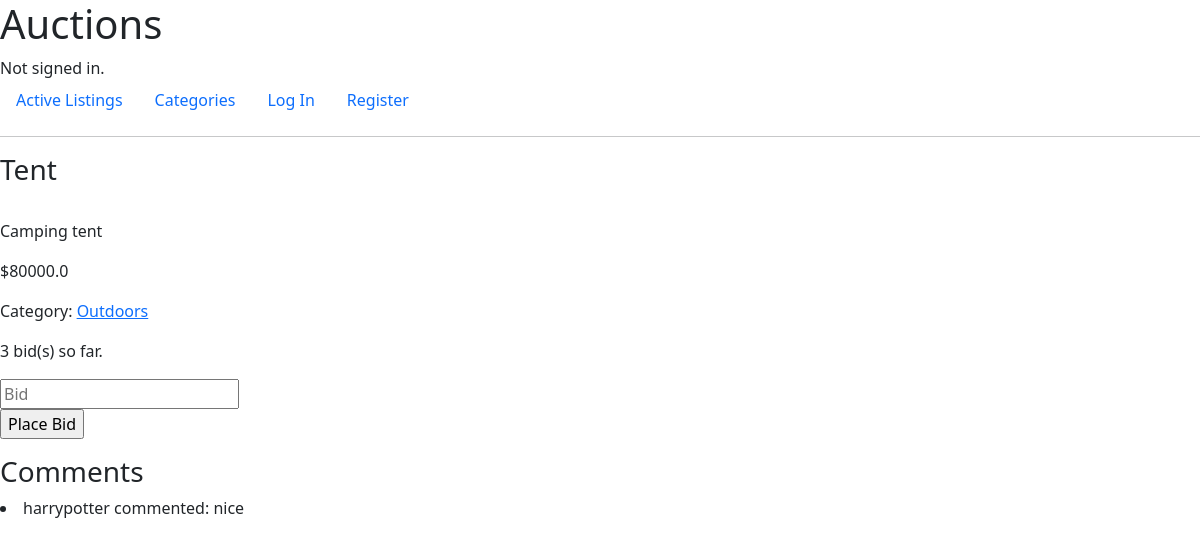
Screenshot of /listing/21 with the database file from the repository.
### auctions/models.py (models this page shows, shortened)
class AuctionListing(models.Model):
    user = models.ForeignKey(User, on_delete=models.CASCADE)
    title = models.CharField(max_length=64)
    description = models.CharField(max_length=255)
    starting_bid = models.FloatField()
    imageUrl = models.CharField(null=True, blank=True, max_length=500)
    date = models.DateTimeField(auto_now_add=True)
    watchlist = models.ManyToManyField(User, blank=True, related_name="watchlist")
    category = models.ForeignKey(Category, blank=True, null=True, on_delete=models.CASCADE, related_name="listings")
    isActive = models.BooleanField(default=True)
    winner = models.ForeignKey(User, blank=True, null=True, on_delete=models.CASCADE, related_name="winner")
    numberOfBids = models.IntegerField()

class Bid(models.Model):
    user = models.ForeignKey(User, on_delete=models.CASCADE)
    amount = models.FloatField()
    listing = models.ForeignKey(AuctionListing, on_delete=models.CASCADE, related_name="bids")

class Category(models.Model):
    name = models.CharField(max_length=64)
    imageUrl = models.CharField(max_length=10000, null=True, blank=True)
    def __str__(self):
        return f"{self.name}"

class Comment(models.Model):
    user = models.ForeignKey(User, on_delete=models.CASCADE)
    comment = models.CharField(max_length=255)
    listing = models.ForeignKey(AuctionListing,blank=True, null=True, on_delete=models.CASCADE, related_name="comments")
    date = models.DateTimeField(auto_now_add=True)

class User(AbstractUser):
    pass

### auctions/views.py (the view)
# urls.py: path("listing/<str:id>", views.listing, name="listing"),
def listing(request, id):
    auction = AuctionListing.objects.get(id=id)
    isListingInWatchlist = request.user in auction.watchlist.all()
    return render(request, "auctions/listing.html", {
        "auction": auction,
        "isListingInWatchlist": isListingInWatchlist,
        "comments": Comment.objects.filter(listing=auction),
        "currentBid": auction.bids.all().order_by('amount').last()
    })

### auctions/templates/auctions/listing.html (shortened to what this page needs)
{% extends "auctions/layout.html" %}
{% block body %}
    <h3>{{ auction.title }}</h3>
    <p>{{ auction.description }}</p>
    <p>${{ currentBid.amount }}</p>
    {% if auction.category %}
        <p>Category: <a href="{% url 'category' categoryId=auction.category.id %}">{{ auction.category }}</a> </p>
    {% endif %}
    {% if auction.isActive %}
        <p>{{ auction.numberOfBids }} bid(s) so far. {% if currentBid.user == user %}Your bid is the current bid. {% endif%} </p>
        <form action="{% url 'placebid' %}" method="post">
            <input type="number" placeholder="Bid" name="bid"> <br>
            <input type="submit" value="Place Bid">
        </form>
    {% endif %}
    <h3>Comments</h3>
    {% for comment in comments %}
        <li>{{ comment.user }} commented:  {{ comment.comment }}</li>
    {% endfor %}
{% endblock %}

### rows the page displays
AuctionListing: title "Tent", description "Camping tent", category "Outdoors", numberOfBids "3"
Bid: amount "80000.0"
Comment: user "harrypotter", comment "nice"
